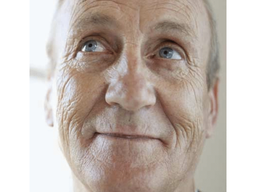
#> input picture opencv_new_231114/start_231114/第八章/zhouwen.png, 256 x 192 px, shrunk from 1024 x 768 before the run
$ python '双边滤波器.py'
#> lines starting #> are read from the running program, lines starting #| are printed output that depends on the picture
import cv2
import numpy as np
skirt = cv2.imread('./zhouwen.png')
#> skirt is the input picture: shape (192, 256, 3); mean B, G, R 176.7, 184.1, 195.3
skirt_2 = cv2.imread('./gaussian.png')

# 双边滤波 保留边缘的同时对边沿内区域平滑处理
# 参2-双边滤波器直径 越大越平滑 越小图片细节越多
# 参3-控制颜色像色性的标准差，数值越大表示在颜色更宽松的情况下认为颜色相似
# 参4-~空间
##20,50是常见值
skirt_out_1_2 = cv2.bilateralFilter(skirt, 7, 20, 50)
cv2.imshow('skirt_out_1_2',skirt_out_1_2)

skirt_out_1_3 = cv2.bilateralFilter(skirt, 70, 20, 50)
cv2.imshow('skirt_out_1_3',skirt_out_1_3)

skirt_out_1_4 = cv2.bilateralFilter(skirt, 100, 200, 100)
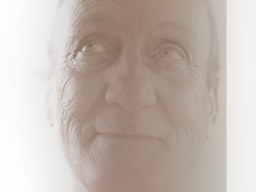
#> skirt_out_1_4: shape (192, 256, 3); mean B, G, R 177.6, 185.1, 196.4
cv2.imshow('skirt_out_1_4',skirt_out_1_4)

while True:
    cv2.imshow('skirt',skirt)
    #cv2.imshow('skirt_2', skirt_2)
    if cv2.waitKey(1) & 0xff == ord('q'):
#> (key q is pressed here)
        break
cv2.destroyAllWindows()

$ run again, with opencv_new_231114/start_231114/第八章/chess.png copied over opencv_new_231114/start_231114/第八章/zhouwen.png
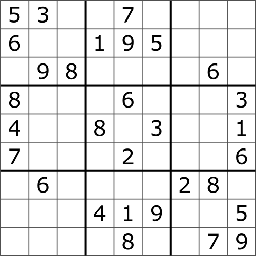
#> input picture opencv_new_231114/start_231114/第八章/chess.png, 256 x 256 px, shrunk from 500 x 500 before the run
#> skirt is the input picture: shape (256, 256, 3); min 0, max 255, mean 230.2
#> `skirt_out_1_4 = cv2.bilateralFilter(skirt, 100, 200, 100)`:
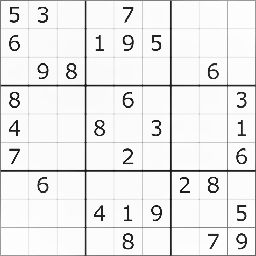
#> skirt_out_1_4: shape (256, 256, 3); min 25, max 254, mean 235.6
